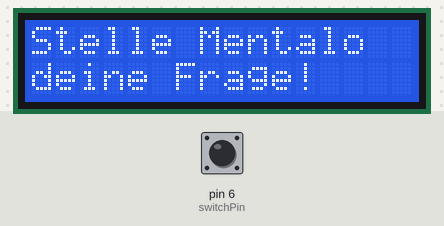
Recording of a sketch running on a simulated Arduino Uno, built with avr-gcc and run on an emulated ATmega328P. On the bench: 16×2 character LCD. The inputs (shaded band) are chosen by the test bench; at power-on: pin 6 (switchPin) LOW. Random numbers use the default seed unless the sketch sets one.

Above: at 1.2 s.
1.3 s: pin 6 (switchPin) pulled HIGH for 0.15 s
At 2.6 s:
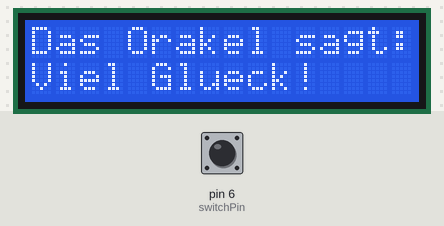
2.9 s: pin 6 (switchPin) pulled HIGH for 1 s
At 5.1 s:
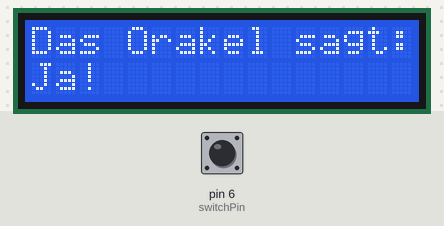
5.4 s: pin 6 (switchPin) pulsed HIGH 5 times (0.12 s each, 0.3 s apart)
At 6.7 s:
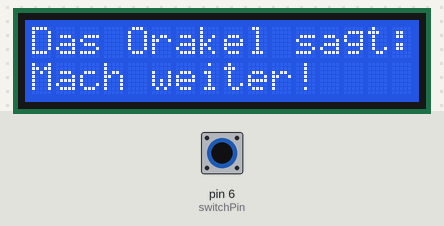
8.4 s: pin 6 (switchPin) pulled HIGH for 0.15 s
At 9.4 s:
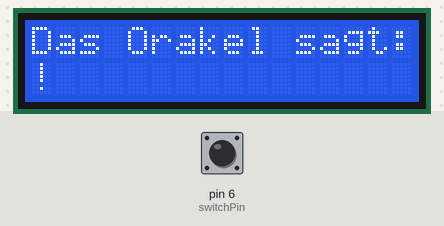
10.0 s: pin 6 (switchPin) pulled HIGH for 3.2 s
At 13.6 s:
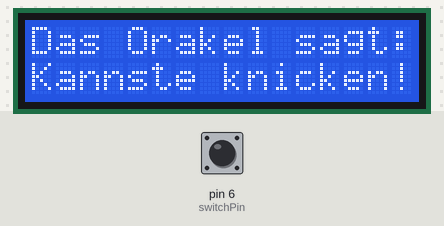
14.7 s: pin 6 (switchPin) pulled HIGH for 0.15 s
At 15.4 s:
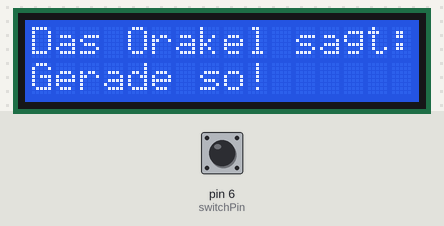
Timing chart, 0 to 17.3 s (numbered marks = the images above; inputs shaded):
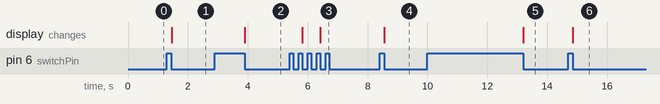

The sketch:

crystal_ball.ino
```cpp
#include <LiquidCrystal.h>
LiquidCrystal lcd(12, 11, 5, 4, 3, 2);

const int switchPin = 6;
int switchState = 0;
int prevSwitchState = 0;
int reply;

void setup() {
  lcd.begin(16, 2);
  pinMode(switchPin, INPUT);
  lcd.print("Stelle Mentalo");
  lcd.setCursor(0, 1);
  lcd.print("deine Frage!");
}

void loop() {
  switchState = digitalRead(switchPin);

  if(switchState != prevSwitchState){
    if(switchState == LOW){
      reply = random(8);
      lcd.clear();
      lcd.setCursor(0, 0);
      lcd.print("Das Orakel sagt:");
      lcd.setCursor(0, 1);

      switch(reply){
        case 0:
          lcd.print("Mach weiter!");
          break;
        case 1:
          lcd.print("Ja!");
          break;
        case 2:
          lcd.print("Nein!");
          break;
        case 3:
          lcd.print("Kannste knicken!");
          break;
        case 4:
          lcd.print("Wer weiss?!");
          break;
        case 5:
          lcd.print("Gerade so!");
          break;
        case 6:
          lcd.print("!");
          break;
        case 7:
          lcd.print("Viel Glueck!");
          break;
      }
    }
  }
  prevSwitchState = switchState;
}
```

Measured:
- after the input at 1.3 s, the display: changes after 0.16 s (image 1)
- after the input at 2.9 s, the display: changes after 1.0 s (image 2)
- after the input at 5.4 s, the display: first changes after 0.43 s (image 3 shows a later state)
- after the input at 8.4 s, the display: changes after 0.15 s (image 4)
- after the input at 10.0 s, the display: changes after 3.2 s (image 5)
- after the input at 14.7 s, the display: changes after 0.16 s (image 6)
